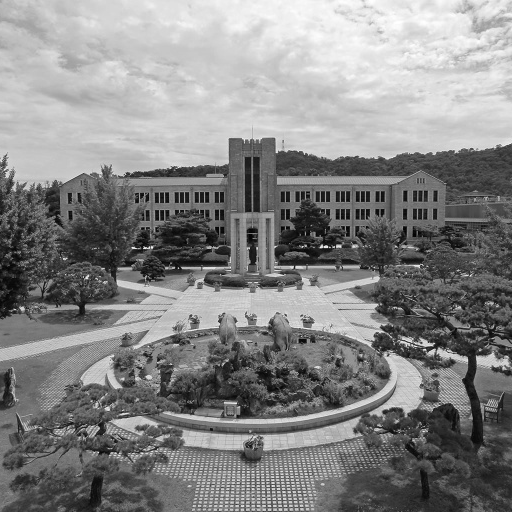
#> input picture dgu_gray.png, 512 x 512 px
$ python LaplacianFilter.py   (older library calls are emulated)
#> lines starting #> are read from the running program, lines starting #| are printed output that depends on the picture
import cv2
import numpy as np

img = cv2.imread('dgu_gray.png')
#> img is the input picture: shape (512, 512, 3); min 1, max 255, mean 133.5
gray = cv2.cvtColor(img, cv2.COLOR_BGR2GRAY) # 이미지를 흑백으로 변환
height, width = gray.shape
#> height = 512; width = 512

mask1 = np.array([[0, -1, 0], [-1, 4, -1], [0, -1, 0]])
mask2 = np.array([[1, 1, 1], [1, -8, 1], [1, 1, 1]])
mask3 = np.array([[-1, -1, -1], [-1, 8, -1], [-1, -1, -1]])

laplacian1 = cv2.filter2D(gray, -1, mask1)
laplacian2 = cv2.filter2D(gray, -1, mask2)
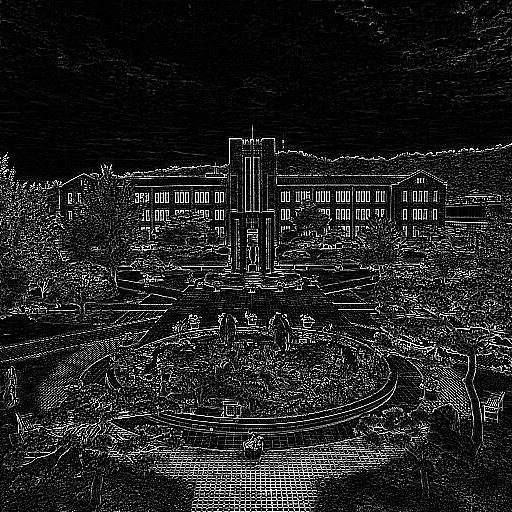
#> laplacian2: shape (512, 512); min 0, max 255, mean 33.4
laplacian3 = cv2.filter2D(gray, -1, mask3)
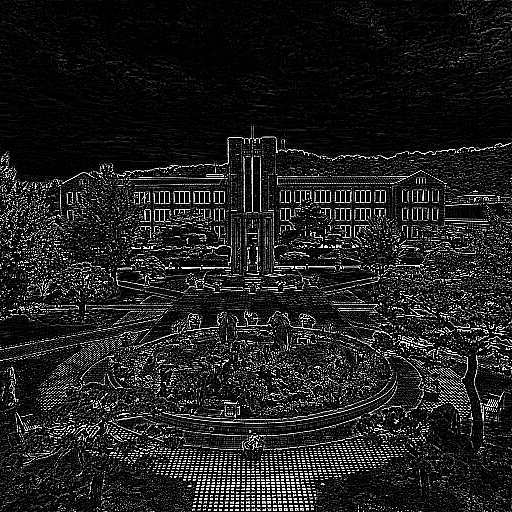
#> laplacian3: shape (512, 512); min 0, max 255, mean 31.4
laplacian4 = cv2.Laplacian(gray, -1)

# LoG
gaussian = cv2.GaussianBlur(gray, (5, 5), 0)
LoG = cv2.filter2D(gaussian, -1, mask3)
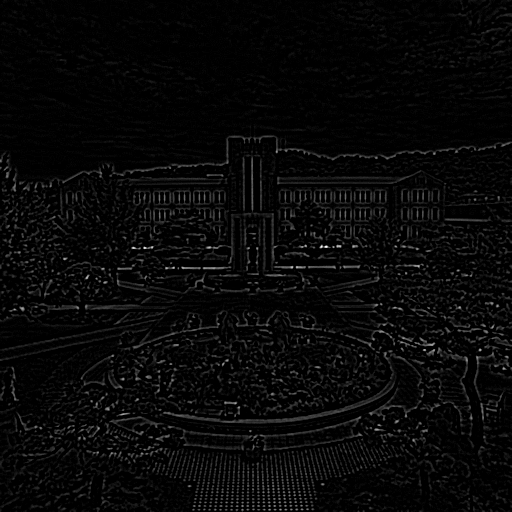
#> LoG: shape (512, 512); min 0, max 255, mean 8.2


# Difference of Gaussian
gaussian1 = cv2.GaussianBlur(gray, (5, 5), 1.6)
gaussian2 = cv2.GaussianBlur(gray, (5, 5), 1)
DoG = np.zeros_like(gray)
for i in range(height):
    for j in range(width):
        DoG[i][j] = float(gaussian1[i][j]) - float(gaussian2[i][j])
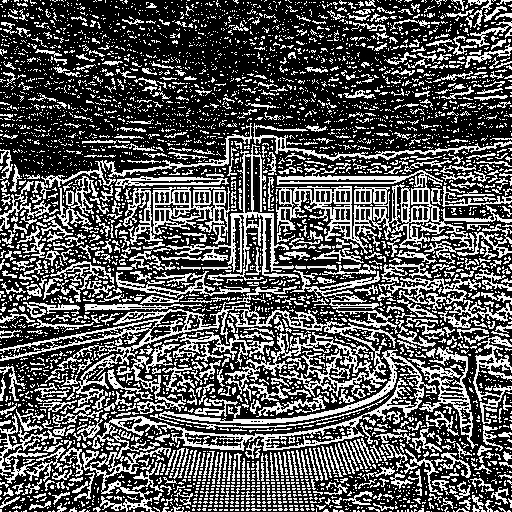
#> DoG: shape (512, 512); min 0, max 255, mean 88.2


cv2.imshow('original', gray)
cv2.imshow('laplacian1', laplacian1.astype(np.float))
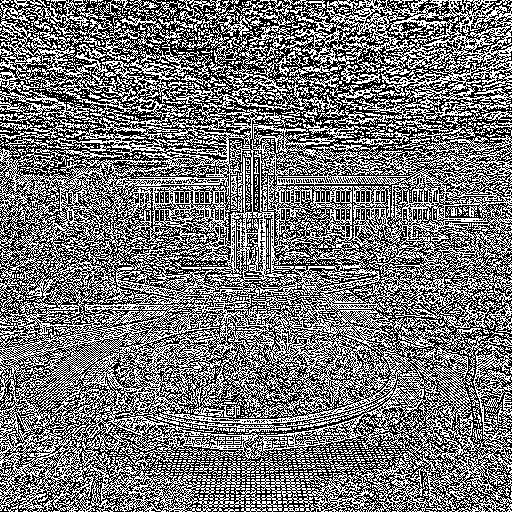
#> window 'laplacian1': shape (512, 512); 46.3% white in thin lines or dots
cv2.imshow('laplacian2', laplacian2.astype(np.float))
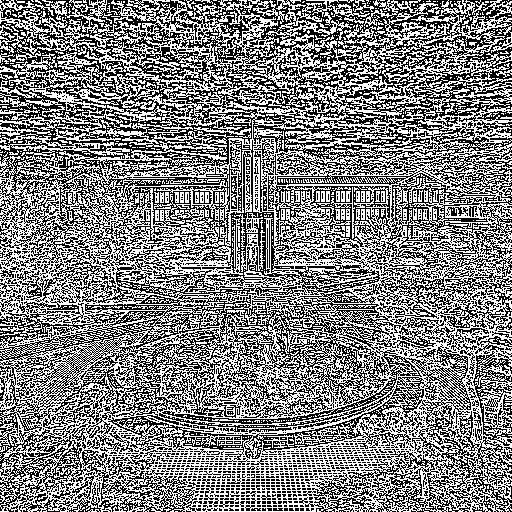
#> window 'laplacian2': shape (512, 512); 50.9% white; black in thin lines or dots
cv2.imshow('laplacian3', laplacian3.astype(np.float))
cv2.imshow('laplacian4', laplacian3.astype(np.float))
#cv2.imshow('gaussian', gaussian)
cv2.imshow('LoG', LoG.astype(np.float))
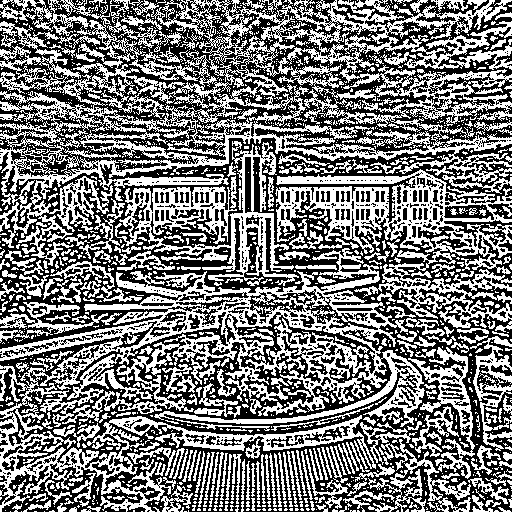
#> window 'LoG': shape (512, 512); 47.6% white in thin lines or dots
cv2.imshow('gaussian1', gaussian1)
cv2.imshow('gaussian2', gaussian2)
cv2.imshow('DoG', DoG)
cv2.waitKey(0)
